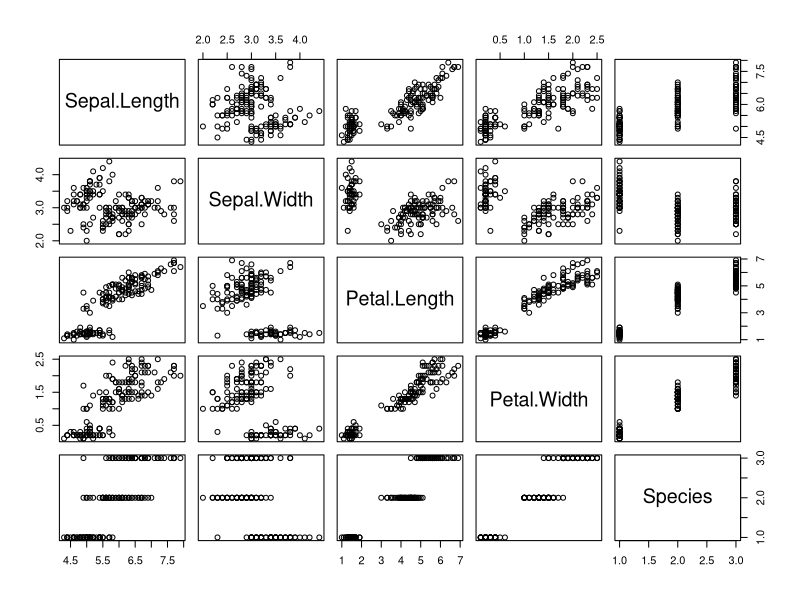
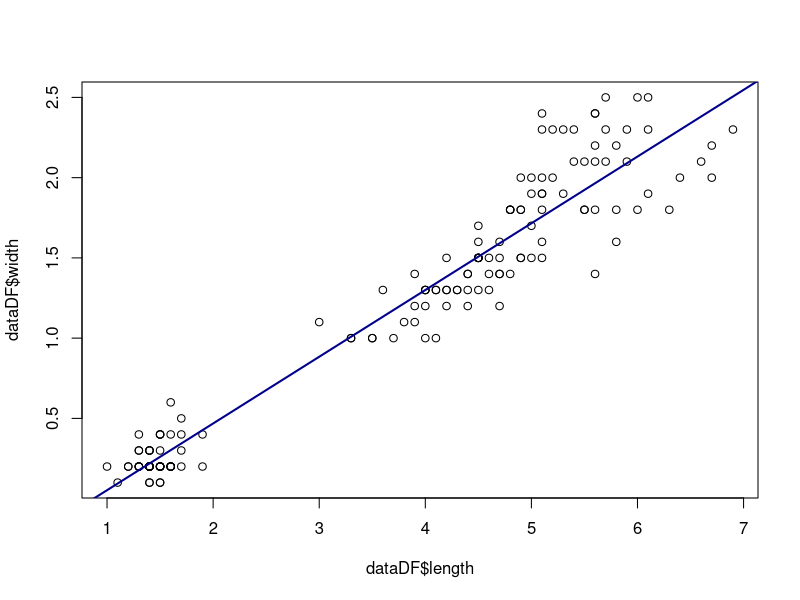

Recreate these plots in R, in order.
# --------------------------------------------------
# 내장 데이터셋 iris
# - 데이터 분석
# - 독립변수, 종속변수
# - 선형분석 후 선형식 도출
# --------------------------------------------------
# 데이터 준비 및 확인 ------------------------------
str(iris)

# 데이터 전처리 ------------------------------------
sum(is.na(iris))

# 데이터 분포 형태 체크 ----------------------------
plot(iris)

iris.cor <- cor(iris[, -5]); iris.cor

dataDF <- data.frame(length = iris$Petal.Length, width = iris$Petal.Width); dataDF
plot(dataDF$length, dataDF$width)

# 독립변수 & 종속변수 선택 -------------------------
# 종속변수 : 너비
# 독립변수 : 길이

# 선형회귀식 도출 및 결과 출력 ---------------------
lmout1 <- lm(dataDF$width ~ dataDF$length); lmout1

# 상세정보
summary(lmout1)
abline(lmout1, col = 'darkblue', lwd = 2)

# 회귀계수만 추출 => coef(선형객체)
coef(lmout1)[1]; coef(lmout1)[2]
mCoef <- coef(lmout1)

# 회귀식
pre_y <- mCoef[2] * dataDF$length + mCoef[1]

# 잔차 => (관측치 - 예측치)^2
r_err <-sum(dataDF$width - pre_y); r_err
